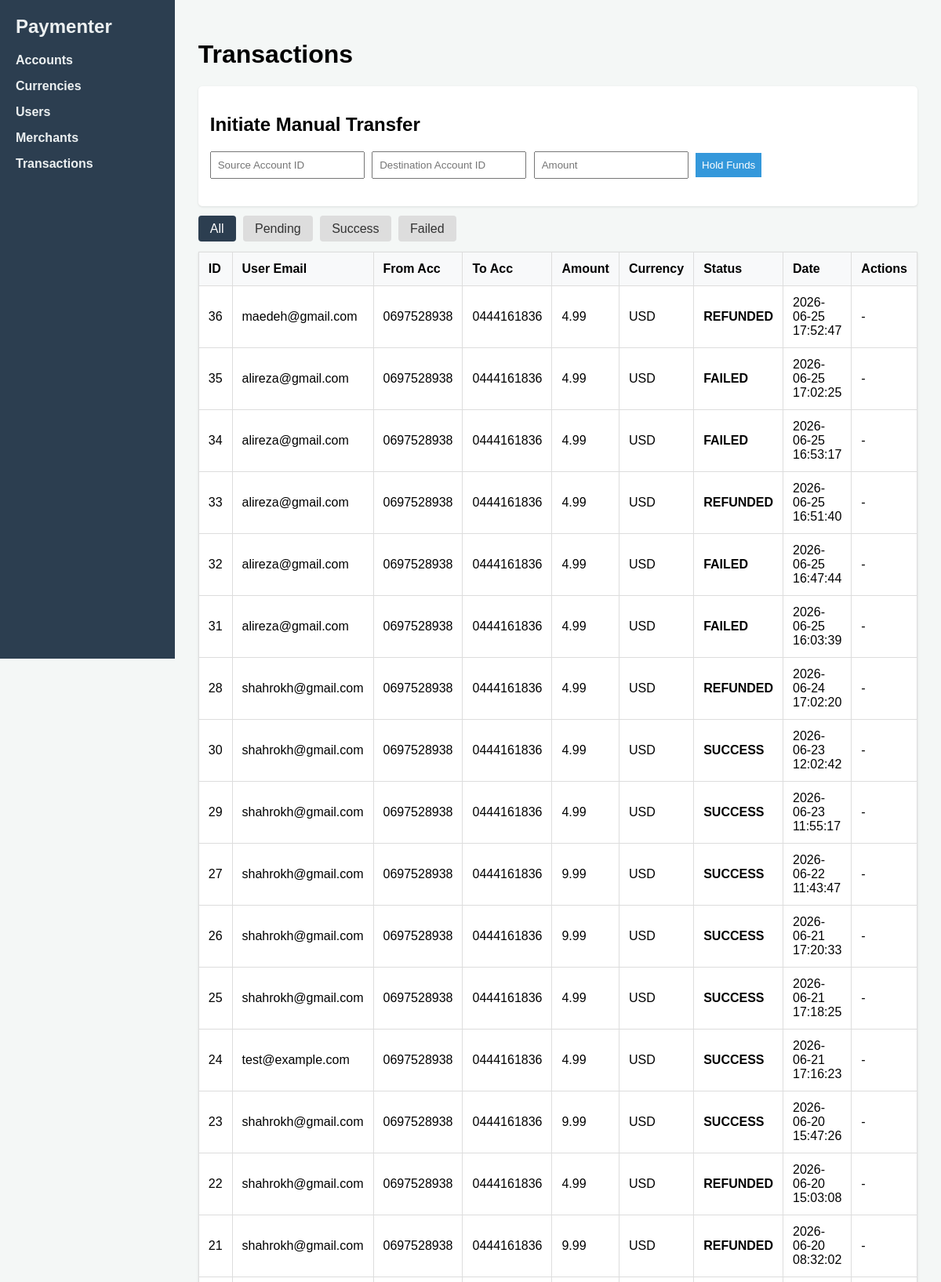
Screenshot of /transactions/ (upper part) with the database file from the repository.
### tables this page shows
CREATE TABLE transactions (
            id INTEGER PRIMARY KEY AUTOINCREMENT,
            merchant_id INTEGER,
            from_account_id INTEGER NOT NULL,
            to_account_id INTEGER NOT NULL,
            amount REAL NOT NULL,
            currency_id INTEGER NOT NULL,
            status TEXT NOT NULL,
            user_email TEXT,
            created_at TIMESTAMP DEFAULT CURRENT_TIMESTAMP,
            FOREIGN KEY (merchant_id) REFERENCES merchants(id),
            FOREIGN KEY (from_account_id) REFERENCES accounts(id),
            FOREIGN KEY (to_account_id) REFERENCES accounts(id),
            FOREIGN KEY (currency_id) REFERENCES currencies(id)
        );

CREATE TABLE accounts (
            id INTEGER PRIMARY KEY AUTOINCREMENT,
            user_id INTEGER NOT NULL,
            currency_id INTEGER NOT NULL,
            account_number TEXT NOT NULL UNIQUE,
            card_number TEXT NOT NULL UNIQUE,
            balance REAL NOT NULL DEFAULT 0.0,
            FOREIGN KEY (user_id) REFERENCES users(id),
            FOREIGN KEY (currency_id) REFERENCES currencies(id)
        );

CREATE TABLE currencies (
            id INTEGER PRIMARY KEY AUTOINCREMENT,
            name TEXT NOT NULL,
            code TEXT NOT NULL UNIQUE,
            is_active BOOLEAN NOT NULL DEFAULT 1
        );

### controllers/transaction_controller.py (the view)
@transaction_bp.route('/', methods=['GET'])
def index():
    status_filter = request.args.get('status', '')
    transactions = transaction_service.get_transactions(status_filter if status_filter else None)
    return render_template('transactions.html', transactions=transactions, current_filter=status_filter)

### database/connection.py (called while the page is built)
def get_db_connection():
    if not os.path.exists(DB_DIR):
        os.makedirs(DB_DIR)
    conn = sqlite3.connect(DB_PATH)
    conn.row_factory = sqlite3.Row  # Allows accessing columns by name
    conn.execute("PRAGMA foreign_keys = ON;")  # Enforce relational integrity
    return conn

### repositories/transaction_repo.py (called while the page is built)
def get_all(status=None):
    conn = get_db_connection()
    sql = """
        SELECT t.id, t.amount, t.status, t.created_at, t.user_email,
               from_acc.account_number as from_account,
               to_acc.account_number as to_account,
               c.code as currency_code
        FROM transactions t
        LEFT JOIN accounts from_acc ON t.from_account_id = from_acc.id
        LEFT JOIN accounts to_acc ON t.to_account_id = to_acc.id
        LEFT JOIN currencies c ON t.currency_id = c.id
    """
    params = []
    if status:
        sql += " WHERE t.status = ?"
        params.append(status)
    sql += " ORDER BY t.created_at DESC"
    transactions = conn.execute(sql, params).fetchall()
    conn.close()
    return transactions

### services/transaction_service.py (called while the page is built)
def get_transactions(status=None):
    return transaction_repo.get_all(status)

### templates/transactions.html (shortened to what this page needs)
{% extends 'base.html' %}
{% block head %}
    <link rel="stylesheet" href="{{ url_for('static', filename='css/transaction.css') }}">
{% endblock %}
{% block body %}
<h1>Transactions</h1>
<div class="form-container">
    <h2>Initiate Manual Transfer</h2>
    <form action="{{ url_for('transactions.create') }}" method="POST">
        <input type="number" name="from_account_id" placeholder="Source Account ID" required>
        <input type="number" name="to_account_id" placeholder="Destination Account ID" required>
        <input type="number" name="amount" step="0.01" placeholder="Amount" required>
        <button type="submit">Hold Funds</button>
    </form>
</div>
<div class="filter-container">
    <a href="{{ url_for('transactions.index') }}" class="{% if not current_filter %}active{% endif %}">All</a>
    <a href="{{ url_for('transactions.index', status='Pending') }}" class="{% if current_filter == 'Pending' %}active{% endif %}">Pending</a>
    <a href="{{ url_for('transactions.index', status='Success') }}" class="{% if current_filter == 'Success' %}active{% endif %}">Success</a>
    <a href="{{ url_for('transactions.index', status='Failed') }}" class="{% if current_filter == 'Failed' %}active{% endif %}">Failed</a>
</div>
<table id="transactions-table">
    <tr>
        <th>ID</th><th>User Email</th><th>From Acc</th><th>To Acc</th><th>Amount</th><th>Currency</th><th>Status</th><th>Date</th><th>Actions</th>
    </tr>
    {% for t in transactions %}
    <tr id="row-{{ t.id }}">
        <td>{{ t.id }}</td>
        <td>{{ t.user_email or 'Manual' }}</td>
        <td>{{ t.from_account or 'N/A' }}</td>
        <td>{{ t.to_account or 'N/A' }}</td>
        <td>{{ t.amount }}</td>
        <td>{{ t.currency_code }}</td>
        <td class="status-cell">{{ t.status }}</td>
        <td>{{ t.created_at }}</td>
        <td class="action-cell">
            {% if t.status == 'Pending' %}
                <button class="btn-complete" data-id="{{ t.id }}">Complete</button>
                <button class="btn-fail" data-id="{{ t.id }}">Fail</button>
            {% else %}
                -
            {% endif %}
        </td>
    </tr>
    {% endfor %}
</table>
{% endblock %}

### static/css/app.css (style rules this page uses)
body { font-family: Arial, sans-serif; margin: 0; display: flex; background: #f4f7f6; }
table { width: 100%; border-collapse: collapse; background: #fff; box-shadow: 0 1px 3px rgba(0,0,0,0.1); margin-top: 20px; }
th, td { padding: 12px; border: 1px solid #ddd; text-align: left; }
th { background: #f8f9fa; }
form { margin-bottom: 20px; }
input, button { padding: 8px; margin-right: 5px; }
button { background: #3498db; color: #fff; border: none; cursor: pointer; }

### static/css/transaction.css (style rules this page uses)
.form-container { background: #fff; padding: 15px; border-radius: 5px; margin-bottom: 20px; box-shadow: 0 1px 3px rgba(0,0,0,0.1); }
.filter-container { margin-bottom: 15px; }
.filter-container a { padding: 8px 15px; background: #ddd; color: #333; text-decoration: none; border-radius: 4px; margin-right: 5px; }
.filter-container a.active { background: #2c3e50; color: #fff; }
.status-cell { font-weight: bold; text-transform: uppercase; }

### rows the page displays
transactions: id "36", user_email "maedeh@gmail.com", account_number "0697528938", account_number "0444161836", amount "4.99", currency_code "USD", status "REFUNDED", created_at "2026-06-25 17:52:47"
transactions: id "35", user_email "alireza@gmail.com", account_number "0697528938", account_number "0444161836", amount "4.99", currency_code "USD", status "FAILED", created_at "2026-06-25 17:02:25"
transactions: id "34", user_email "alireza@gmail.com", account_number "0697528938", account_number "0444161836", amount "4.99", currency_code "USD", status "FAILED", created_at "2026-06-25 16:53:17"
transactions: id "33", user_email "alireza@gmail.com", account_number "0697528938", account_number "0444161836", amount "4.99", currency_code "USD", status "REFUNDED", created_at "2026-06-25 16:51:40"
transactions: id "32", user_email "alireza@gmail.com", account_number "0697528938", account_number "0444161836", amount "4.99", currency_code "USD", status "FAILED", created_at "2026-06-25 16:47:44"
transactions: id "31", user_email "alireza@gmail.com", account_number "0697528938", account_number "0444161836", amount "4.99", currency_code "USD", status "FAILED", created_at "2026-06-25 16:03:39"
transactions: id "28", user_email "shahrokh@gmail.com", account_number "0697528938", account_number "0444161836", amount "4.99", currency_code "USD", status "REFUNDED", created_at "2026-06-24 17:02:20"
transactions: id "30", user_email "shahrokh@gmail.com", account_number "0697528938", account_number "0444161836", amount "4.99", currency_code "USD", status "SUCCESS", created_at "2026-06-23 12:02:42"
transactions: id "29", user_email "shahrokh@gmail.com", account_number "0697528938", account_number "0444161836", amount "4.99", currency_code "USD", status "SUCCESS", created_at "2026-06-23 11:55:17"
transactions: id "27", user_email "shahrokh@gmail.com", account_number "0697528938", account_number "0444161836", amount "9.99", currency_code "USD", status "SUCCESS", created_at "2026-06-22 11:43:47"
transactions: id "26", user_email "shahrokh@gmail.com", account_number "0697528938", account_number "0444161836", amount "9.99", currency_code "USD", status "SUCCESS", created_at "2026-06-21 17:20:33"
transactions: id "25", user_email "shahrokh@gmail.com", account_number "0697528938", account_number "0444161836", amount "4.99", currency_code "USD", status "SUCCESS", created_at "2026-06-21 17:18:25"
transactions: id "24", user_email "test@example.com", account_number "0697528938", account_number "0444161836", amount "4.99", currency_code "USD", status "SUCCESS", created_at "2026-06-21 17:16:23"
transactions: id "23", user_email "shahrokh@gmail.com", account_number "0697528938", account_number "0444161836", amount "9.99", currency_code "USD", status "SUCCESS", created_at "2026-06-20 15:47:26"
transactions: id "22", user_email "shahrokh@gmail.com", account_number "0697528938", account_number "0444161836", amount "4.99", currency_code "USD", status "REFUNDED", created_at "2026-06-20 15:03:08"
transactions: id "21", user_email "shahrokh@gmail.com", account_number "0697528938", account_number "0444161836", amount "9.99", currency_code "USD", status "REFUNDED", created_at "2026-06-20 08:32:02"
